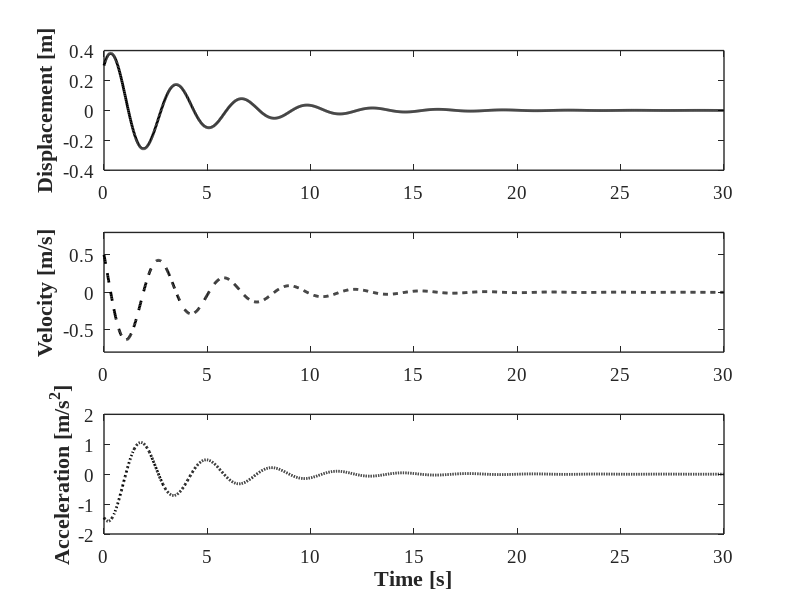

This figure's MATLAB source:
%% Structural Dynamics and Vibration Control(M. Azimi et al.)
%% Example 2-18: Plot The Response (Displacement, Velocity, and Acceleration) of A Damped SDOF 

clear; close all; clc;
%% Parameters
m  = 2;          % Mass 
k  = 8;          % Stiffness 
wn = sqrt(k/m);  % Frequency
c1 = 1;          % Damping Coefficient
 
% Initial Conditions - Displacement and Velocity
x(1)    = 0.3;
xdot(1) = 0.5;
xddot(1)=(-c1*xdot(1)-k*x(1))/m;
%% Calculate the Response & Plot
cc    = 2*sqrt(k*m);
rho   = c1/cc;
wd    = wn*sqrt(1-rho^2);
wba   = rho*wn;
rhoba = rho/sqrt(1-rho^2);
b0    = 2.0*rho*wn;
b1    = wd^2-wba^2;
b2    = 2.0*wba*wd;
dt    = 0.02;
t(1)  = 0;

for i = 2:1500
    t(i) = (i-1)*dt;
    s = exp(-rho*wn*t(i))*sin(wd*t(i));
    c = exp(-rho*wn*t(i))*cos(wd*t(i));
    
    sdot  = -wba*s+wd*c;
    cdot  = -wba*c-wd*s;
    sddot = -b1*s-b2*c;
    cddot = -b1*c+b2*s;
    
    a1 = c+rhoba*s;
    a2 = s/wd;
    a3 = cdot+rhoba*sdot;
    a4 = sdot/wd;
    a5 = cddot+rhoba*sddot;
    a6 = sddot/wd;
    
    x(i)     = a1*x(1)+a2*xdot(1);
    xdot(i)  = a3*x(1)+a4*xdot(1);
    xddot(i) = a5*x(1)+a6*xdot(1);
end

%% Plot Displacement
figure(1);  set(figure(1), 'Position', [100   100   800   600])
            subplot(3,1,1)
            plot(t,x,'-k','LineWidth',2); ylim([-.4 .4]);
                set(gca, 'LineWidth',1, 'FontWeight','normal', 'FontName','Times New Roman', 'FontSize',14)               
                ylabel('Displacement [m]', 'fontsize',16, 'fontname','Times New Roman','FontWeight','Bold')
            
%% Plot Velocity
            subplot(3,1,2)
            plot(t,xdot,'--k','LineWidth',2); ylim([-.8 .8]);
                set(gca, 'LineWidth',1, 'FontWeight','normal', 'FontName','Times New Roman', 'FontSize',14)               
                ylabel('Velocity [m/s]', 'fontsize',16, 'fontname','Times New Roman','FontWeight','Bold')
            
%% Plot Acceleration
            subplot(3,1,3)
            plot(t,xddot,':k','LineWidth',2); ylim([-2 2]);
                set(gca, 'LineWidth',1, 'FontWeight','normal', 'FontName','Times New Roman', 'FontSize',14)               
                xlabel('Time [s]', 'fontsize',16, 'fontname','Times New Roman','FontWeight','Bold')
                ylabel('Acceleration [m/{s^2}]', 'fontsize',16, 'fontname','Times New Roman','FontWeight','Bold')

%% Print
print('EX_2_18','-dpng')
